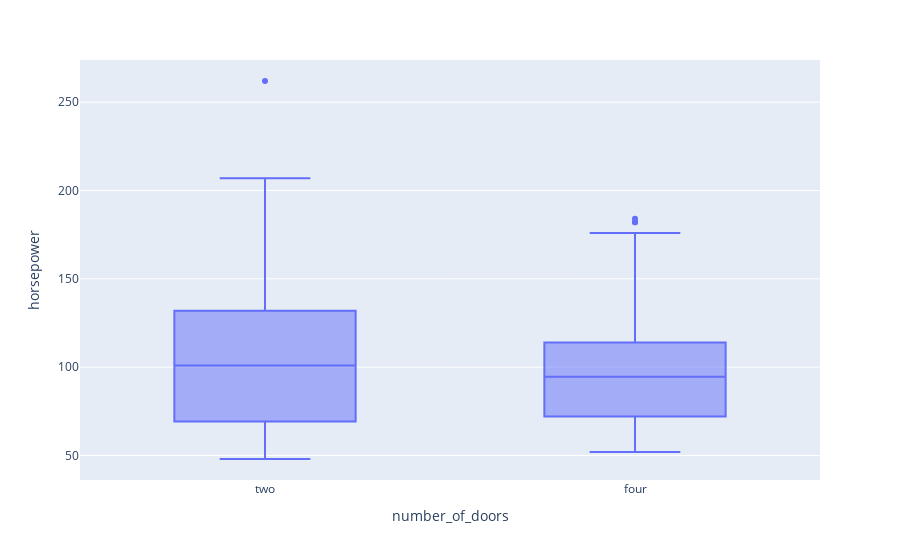

Notebook cell for this chart:
### Markdown cell above
#### Plotly Express Box Plot

This box plot is using same visualize as above seaborn box plot and its need two lines of codes.

### Code cell
fig = px.box(auto, x="number_of_doors", y="horsepower")
fig.show()

### Figure 1 — Plotly figure (JSON) as saved in the notebook; plotly's stock layout.template omitted (floating-point values rounded to 4 significant figures; data arrays with more than 128 entries replaced by an {"elided": "..."} marker saying what was removed)
{"data": [{"alignmentgroup": "True", "hovertemplate": "number_of_doors=%{x}<br>horsepower=%{y}<extra></extra>", "legendgroup": "", "marker": {"color": "#636efa"}, "name": "", "notched": false, "offsetgroup": "", "orientation": "v", "showlegend": false, "type": "box", "x": {"elided": "201 str values"}, "x0": " ", "xaxis": "x", "y": {"elided": "201 int values"}, "y0": " ", "yaxis": "y"}], "layout": {"boxmode": "group", "legend": {"tracegroupgap": 0}, "margin": {"t": 60}, "xaxis": {"anchor": "y", "domain": [0, 1], "title": {"text": "number_of_doors"}}, "yaxis": {"anchor": "x", "domain": [0, 1], "title": {"text": "horsepower"}}}}
